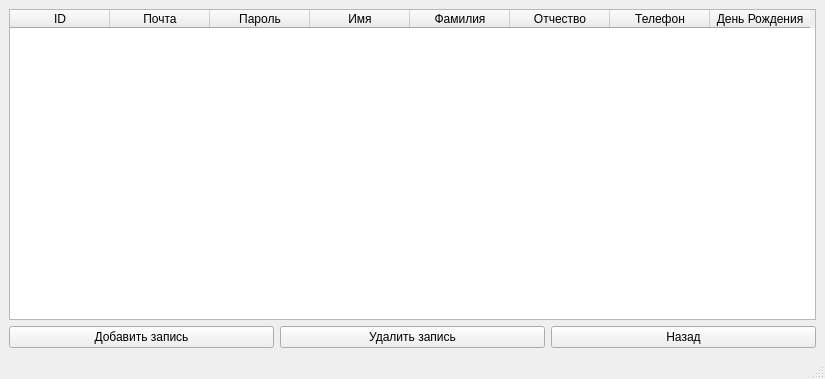
<?xml version="1.0" encoding="UTF-8"?>
<ui version="4.0">
 <class>AdminUsers</class>
 <widget class="QMainWindow" name="AdminUsers">
  <property name="geometry">
   <rect>
    <x>0</x>
    <y>0</y>
    <width>825</width>
    <height>379</height>
   </rect>
  </property>
  <property name="windowTitle">
   <string>AdminUsers</string>
  </property>
  <widget class="QWidget" name="centralwidget">
   <layout class="QGridLayout" name="gridLayout_2">
    <item row="0" column="0">
     <layout class="QGridLayout" name="gridLayout">
      <item row="1" column="0">
       <widget class="QPushButton" name="but_add">
        <property name="font">
         <font>
          <pointsize>9</pointsize>
         </font>
        </property>
        <property name="text">
         <string>Добавить запись</string>
        </property>
       </widget>
      </item>
      <item row="1" column="1">
       <widget class="QPushButton" name="but_del">
        <property name="font">
         <font>
          <pointsize>9</pointsize>
         </font>
        </property>
        <property name="text">
         <string>Удалить запись</string>
        </property>
       </widget>
      </item>
      <item row="1" column="2">
       <widget class="QPushButton" name="but_return">
        <property name="font">
         <font>
          <pointsize>9</pointsize>
         </font>
        </property>
        <property name="text">
         <string>Назад</string>
        </property>
       </widget>
      </item>
      <item row="0" column="0" colspan="3">
       <widget class="QTableWidget" name="table">
        <property name="minimumSize">
         <size>
          <width>502</width>
          <height>0</height>
         </size>
        </property>
        <property name="maximumSize">
         <size>
          <width>1200</width>
          <height>16777215</height>
         </size>
        </property>
        <property name="font">
         <font>
          <pointsize>9</pointsize>
         </font>
        </property>
        <property name="selectionBehavior">
         <enum>QAbstractItemView::SelectionBehavior::SelectRows</enum>
        </property>
        <property name="sortingEnabled">
         <bool>true</bool>
        </property>
        <attribute name="horizontalHeaderVisible">
         <bool>true</bool>
        </attribute>
        <attribute name="verticalHeaderVisible">
         <bool>false</bool>
        </attribute>
        <column>
         <property name="text">
          <string>ID</string>
         </property>
        </column>
        <column>
         <property name="text">
          <string>Почта</string>
         </property>
        </column>
        <column>
         <property name="text">
          <string>Пароль</string>
         </property>
        </column>
        <column>
         <property name="text">
          <string>Имя</string>
         </property>
        </column>
        <column>
         <property name="text">
          <string>Фамилия</string>
         </property>
        </column>
        <column>
         <property name="text">
          <string>Отчество</string>
         </property>
        </column>
        <column>
         <property name="text">
          <string>Телефон</string>
         </property>
        </column>
        <column>
         <property name="text">
          <string>День Рождения</string>
         </property>
        </column>
       </widget>
      </item>
     </layout>
    </item>
   </layout>
  </widget>
  <widget class="QStatusBar" name="statusbar"/>
 </widget>
 <resources/>
 <connections/>
</ui>
